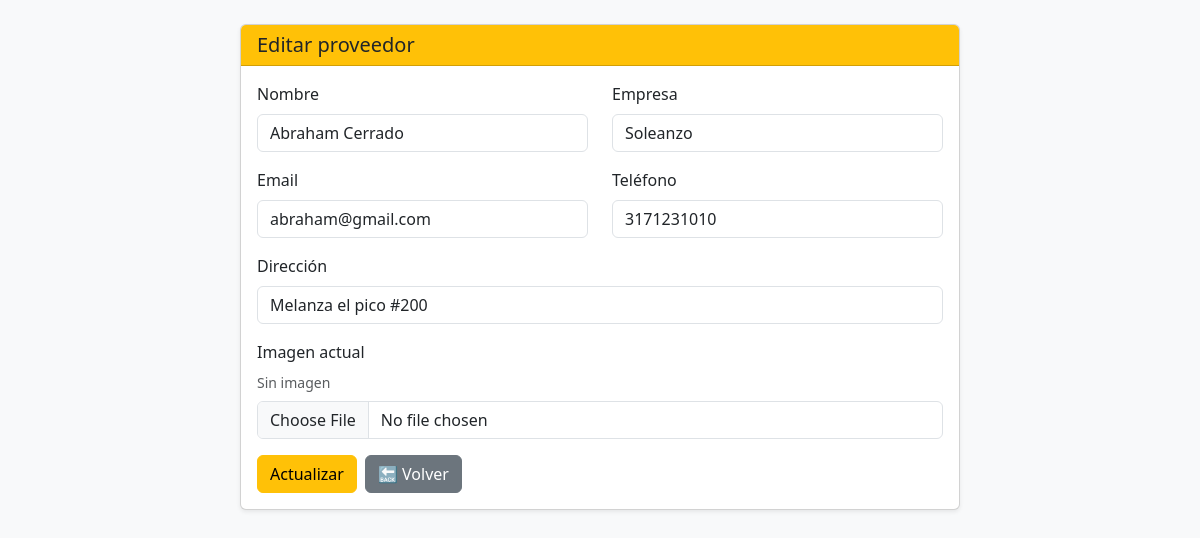
Page /modules/proveedores/updateproveedor.php?id=1 on the committed database.
### tables this page shows
CREATE TABLE `proveedores` (
  `id` int(11) NOT NULL,
  `nombre` varchar(200) NOT NULL,
  `email` varchar(250) NOT NULL,
  `telefono` varchar(12) NOT NULL,
  `direccion` varchar(250) NOT NULL,
  `empresa` varchar(100) NOT NULL,
  `imagen` varchar(50) NOT NULL
);

### modules/proveedores/updateproveedor.php (the view, shortened to what this page needs)
<?php
require_once __DIR__ . "/../../config/config.php";
$id = isset($_GET['id']) ? (int)$_GET['id'] : 0;
$stmt = $conn->prepare("SELECT * FROM proveedores WHERE id = :id");
$stmt->execute([':id' => $id]);
$prov = $stmt->fetch(PDO::FETCH_ASSOC);
?>
<!DOCTYPE html>
<html lang="es">
<head>
  <link href="https://cdn.jsdelivr.net/npm/bootstrap@5.3.0/dist/css/bootstrap.min.css" rel="stylesheet">
</head>
<body class="bg-light">
<div class="container py-4">
  <div class="card shadow-sm mx-auto" style="max-width:720px;">
    <div class="card-header bg-warning">
      <h5 class="mb-0">Editar proveedor</h5>
    </div>
    <div class="card-body">
      <form method="post" enctype="multipart/form-data">
        <div class="row">
          <div class="col-md-6 mb-3">
            <label class="form-label">Nombre</label>
            <input name="nombre" value="<?= htmlspecialchars($prov['nombre']) ?>" class="form-control" required>
          </div>
          <div class="col-md-6 mb-3">
            <label class="form-label">Empresa</label>
            <input name="empresa" value="<?= htmlspecialchars($prov['empresa']) ?>" class="form-control" required>
          </div>
          <div class="col-md-6 mb-3">
            <label class="form-label">Email</label>
            <input name="email" type="email" value="<?= htmlspecialchars($prov['email']) ?>" class="form-control" required>
          </div>
          <div class="col-md-6 mb-3">
            <label class="form-label">Teléfono</label>
            <input name="telefono" value="<?= htmlspecialchars($prov['telefono']) ?>" class="form-control" required>
          </div>
          <div class="col-12 mb-3">
            <label class="form-label">Dirección</label>
            <input name="direccion" value="<?= htmlspecialchars($prov['direccion']) ?>" class="form-control" required>
          </div>
          <div class="col-12 mb-3">
            <label class="form-label">Imagen actual</label><br>
            <?php if (!empty($prov['imagen']) && file_exists(__DIR__ . "/../../imagen/".$prov['imagen'])): ?>
              <img src="../../imagen/<?= htmlspecialchars($prov['imagen']) ?>" width="120" class="rounded mb-2">
            <?php else: ?>
              <div class="text-muted small mb-2">Sin imagen</div>
            <?php endif; ?>
            <input name="imagen" type="file" accept="image/*" class="form-control">
          </div>
        </div>
        <div class="d-flex gap-2">
          <button class="btn btn-warning">Actualizar</button>
          <a class="btn btn-secondary" href="readproveedor.php">🔙 Volver</a>
        </div>
      </form>
    </div>
  </div>
</div>
</body>
</html>

### rows in the picture
proveedores: nombre "Abraham Cerrado", empresa "Soleanzo", email "abraham@gmail.com", telefono "3171231010", direccion "Melanza el pico #200"
